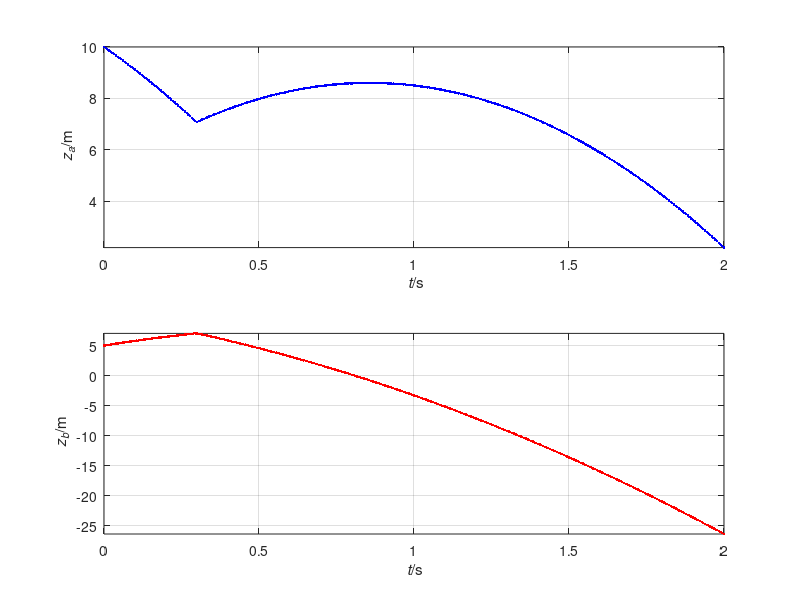

The MATLAB source for this figure:
%%% Numerical simulation of object motion with gravity
%% Coordinates (t, x, y, z)

%% Constants
ma = 0.06; % kg: mass-energy object a
mb = 0.06; % kg: mass-energy object b
g = 9.8; % N/kg: gravitational acceleration
k = 10; % elastic constant
d = 0.07; % m: distance between centres of objects

%% Initial conditions
t = 0; % s: initial time
ra = [0, 0, 10]; % m: initial position vector a
rb = [0, 0, 5]; % m: initial position vector b
Pa = [0, 0, -0.5]; % N s: initial momentum vector a
Pb = [0, 0, 0.5]; % N s: initial momentum vector b

%% Boundary conditions
Ga = -ma * g * [0, 0, 1]; % N: momentum supply object a
Gb = -mb * g * [0, 0, 1]; % N: momentum supply object b

%% Time-iteration parameters
t1 = 2; % s: final time
dt = 0.00001; % s: time step %@

%% Plotting
dtplot = t1/360; % time interval between plots
tplot = dtplot; % time for next plot
figure
subplot(2, 1, 1); plot(t, ra(3), '.b')
xlim([0, t1])
xlabel('{\it t}/s'); ylabel('{\it z_a}/m')
axis('tight'); grid on; hold on
subplot(2, 1, 2); plot(t, rb(3), '.r')
xlim([0, t1])
xlabel('{\it t}/s'); ylabel('{\it z_b}/m')
axis('tight'); grid on; hold on %@

%% Numerical time integration
while t < t1
  %% constitutive relations
  va = Pa / ma;
  vb = Pb / mb;
  %% const. relation for Fa
  if norm(ra - rb) > d
    Fa = [0, 0, 0];
  else
    Fa = k * (ra - rb) / norm(ra - rb)^2;
  end
  Fb = -Fa; % principle of symmetry of flux

  %% step forward in time with balance laws
  t = t + dt;
  Pa = Pa + (Fa + Ga) * dt;
  ra = ra + va * dt;
  Pb = Pb + (Fb + Gb) * dt;
  rb = rb + vb * dt; %@

  %% plot
  if t > tplot
    subplot(2, 1, 1); plot(t, ra(3), '.b')
    subplot(2, 1, 2); plot(t, rb(3), '.r')
    pause(0)
    tplot = tplot + dtplot;
  end %@
end
